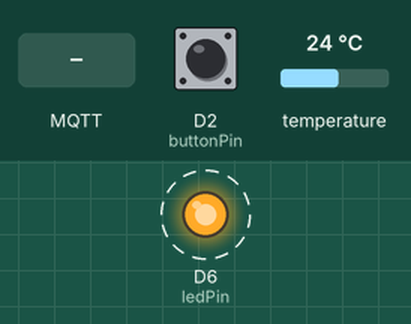
This sketch was run on a simulated Arduino MKR. Shown: output pins drawn as LEDs (lit = HIGH). Dashed ring = blinking. The inputs (shaded band) are chosen by the test bench; at power-on: D2 (buttonPin) HIGH, temperature 24 °C. WiFi joins after 1.5 s; servers stay silent unless stated; no MQTT or app messages arrive unless stated; not simulated (calls return 0 or success): arduino_secrets.h; what the sketch prints to the serial monitor is not drawn.

Above: at 18.5 s.
18.6 s: MQTT message "1" arrives on the first subscribed topic
22.1 s: D2 (buttonPin) pulled LOW for 0.25 s
25.6 s: MQTT message "on" arrives on the first subscribed topic
At 27.5 s:
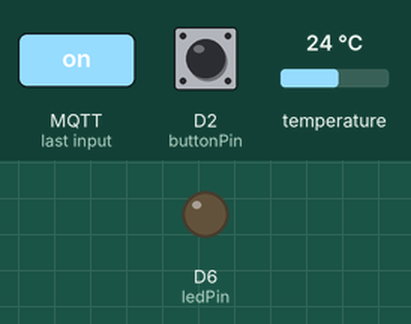
29.1 s: MQTT message "off" arrives on the first subscribed topic
At 29.45 s:
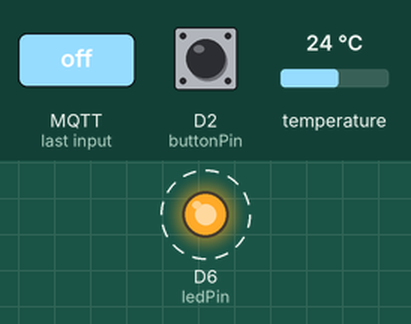
Timing chart, 0 to 32.1 s (numbered marks = the images above; inputs shaded):
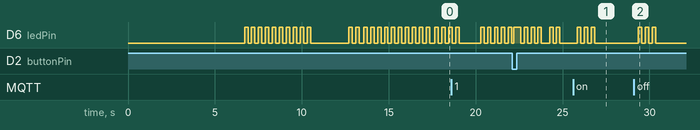

The sketch:

mqtt_temp_sensor_2021-08-27.ino
```cpp
/*
 MQTT Test Bed
 27 August 2021

 Connect to WiFi
 Connect to MQTT

 Every x seconds it reads the temperature sensor value and publishes it to MQTT


  - publishes WiFi strength to mqtt topic

  - subscribes to the topic "arduino/in"
    printing out any messages
    it receives. NB - it assumes the received payloads are strings not binary

 It will reconnect to the server if the connection is lost using a blocking
 reconnect function. See the 'mqtt_reconnect_nonblocking' example for how to
 achieve the same result without blocking the main loop.

*/

#include <SPI.h>
#include <WiFiNINA.h>
#include <Ethernet.h>
#include <PubSubClient.h>
#include <OneWire.h>

#include "arduino_secrets.h"


#define APP_VERSION  "0.3.0"
#define APP_AUTHOR   "Grant Phillips"
#define APP_CREATED  "17 Aug 2021"
#define APP_BUILT    "28 Aug 2021"


// ------------------------
#define SERIAL_BAUD          9600
#define SLEEPY_TIME_1_SECOND 1000
#define SLEEPY_TIME_MINI      100
#define SLEEPY_TIME_TINY       10

// publish sensor readings every minute
#define SENSOR_PUBLISH_FREQUENCY  60000

#define ON  HIGH
#define OFF LOW

#define BUTTON_PRESSED   LOW
#define BUTTON_UNPRESSED HIGH

// sensitive data is in the Secret tab/arduino_secrets.h
char ssid[] = SECRET_SSID;       // your network SSID (name)
char pass[] = SECRET_PASS;       // your network password (use for WPA, or use as key for WEP)
int status = WL_IDLE_STATUS;     // the WiFi radio's status

#define MQTT_BROKER_IP_NUMBER "10.0.0.234"
#define MQTT_BROKER_PORT      1883

#define MQTT_MY_ID                        "arduino_office"
#define MQTT_TOPIC_ARDUINO_IN             "arduino/in"
#define MQTT_TOPIC_ARDUINO_CONNECTED      "arduino/connected"
#define MQTT_TOPIC_ARDUINO_WIFI_STRENGTH  "arduino/wifi/strength"
#define MQTT_TOPIC_ARDUINO_TEMP           "arduino/temp"
#define MQTT_TOPIC_ARDUINO_STATUS         "arduino/status"

#define MY_LOCATION                       "Office"

// OneWire stuff for the Temperature Sensor
//const int PIN_LED =  7;         // the number of the LED pin
const int PIN_TEMP_SENSOR = 10; // the number of the pin the Temp Sensor is attached to

int ledPin = PIN_LED;

OneWire  ds(PIN_TEMP_SENSOR);

const int buttonPin = 2;   // This is the buttons read pin
int buttonState = BUTTON_UNPRESSED;     // Variable for current button reading
int lastButtonState = BUTTON_UNPRESSED; // Variable for last know button reading
unsigned long lastDebounceTime = 0; //last time the pin was toggled, used to keep track of time
unsigned long debounceDelay = 50;   //the debounce time which user sets prior to run
#define MAX_PIN 24
int lastButtonStates[MAX_PIN];
char macBuffer[20];
char hexChars[] = {'0', '1', '2', '3', '4', '5', '6', '7', '8', '9', 'A', 'B', 'C', 'D', 'E', 'F'};


long tickCounter = 0;
char buffer[20];
char jsonBuffer[300];
char myipString[20];
char tempSensorChip[10];
char location[30];
long wifiStrength = 0;
float tempReading = -999;
IPAddress myip;

unsigned long previousTime;
bool ledState = false;

void callback(char* topic, byte* payload, unsigned int length)
{
  flashLed(3);
  Serial.print("Message arrived [");
  Serial.print(topic);
  Serial.print("] ");
  for (int i=0;i<length;i++)
  {
    Serial.print((char)payload[i]);
  }

  Serial.println();
}

WiFiClient wifiClient;
PubSubClient client(wifiClient);

void reconnect()
{
  // Loop until we're reconnected
  while (!client.connected())
  {
    Serial.println("Attempting MQTT connection...");
    flashLed(2);

    // Attempt to connect
    Serial.print("client.connect ... ");
    if (client.connect(MQTT_MY_ID, MQTT_USERNAME, MQTT_PASSWORD))
    {
      Serial.println("connected");

      // Once connected, publish an announcement...
      Serial.print("publish to ");
      Serial.print(MQTT_TOPIC_ARDUINO_CONNECTED);
      Serial.print(" ... ");
      client.publish(MQTT_TOPIC_ARDUINO_CONNECTED, "1");
      Serial.println("done.");

      // ... and resubscribe
      Serial.print("subscribe to ");
      Serial.print(MQTT_TOPIC_ARDUINO_IN);
      Serial.print(" ... ");
      client.subscribe(MQTT_TOPIC_ARDUINO_IN);
      Serial.println("done.");
    }
    else
    {
      Serial.println("failed");
      Serial.print("rc=");
      Serial.print(client.state());
      Serial.println(" try again in 5 seconds");

      // Wait 5 seconds before retrying
      snooze(5);
    }
  }
  Serial.println("reconnected to MQTT ok");

  flashLed(10);
}

void snooze(int seconds)
{
  // Waitx5 seconds before retrying
  for(int i=0; i < seconds; i++)
  {
    delay(SLEEPY_TIME_1_SECOND);
    Serial.print(".");
  }
  Serial.println();
}

void setup()
{
  //Initialize serial and wait for port to open:
  Serial.begin(SERIAL_BAUD);
  while (!Serial)
  {
    Serial.print(".");
    delay(SLEEPY_TIME_MINI);
    // wait for serial port to connect. Needed for native USB port only
  }
  Serial.println("Debug ok");

  for (int i=0; i < sizeof(tempSensorChip); i++)
  {
    tempSensorChip[i] = '\0';
  }

  for (int i=0; i < sizeof(macBuffer); i++)
  {
    macBuffer[i] = '\0';
  }

  strcpy(location, MY_LOCATION);

  // ----------------------------
  // initialise the array that tracks the Button states
  int pin;
  for (pin = 0; pin < MAX_PIN; pin++)
  {
    lastButtonStates[pin] = BUTTON_UNPRESSED;
  }

  pinMode(buttonPin, INPUT_PULLUP);
  pinMode(ledPin, OUTPUT);
  digitalWrite(ledPin, ledState);

  // ----------------------------
  // check for the WiFi module:
  if (WiFi.status() == WL_NO_MODULE)
  {
    Serial.println("Communication with WiFi module failed!");

    // don't continue
    while (true);
  }

  tickCounter = 0;
  previousTime = millis();

  String fv = WiFi.firmwareVersion();
  if (fv < WIFI_FIRMWARE_LATEST_VERSION)
  {
    Serial.println("Please upgrade the firmware");
  }

  // attempt to connect to WiFi network:
  while (status != WL_CONNECTED)
  {
    Serial.print("Attempting to connect to WiFi: ");
    Serial.println(ssid);

    // Connect to WPA/WPA2 network:
    status = WiFi.begin(ssid, pass);

    snooze(5);
  }

  // you're connected now, so print out the data:
  Serial.println("You are connected to the network.");
  printCurrentNet();
  printWifiData();

  // --------
  Serial.print("MQTT client.setClient(wifiClient) ... ");
  client.setClient(wifiClient);
  Serial.println("done.");

  Serial.print("client.setServer(");
  Serial.print(MQTT_BROKER_IP_NUMBER);
  Serial.print(", ");
  Serial.print(MQTT_BROKER_PORT);
  Serial.print(") ... ");
  client.setServer(MQTT_BROKER_IP_NUMBER, MQTT_BROKER_PORT);
  Serial.println("done.");

  Serial.print("client.setCallback() ... ");
  client.setCallback(callback);
  Serial.println(" done.");

  flashLed(10);

  // Allow the hardware to sort itself out
  snooze(2);

    if (!client.connected())
  {
    reconnect();
  }

  Serial.println("-------------------------");
  Serial.println("Ready.");
}

void loop()
{
  delay(SLEEPY_TIME_MINI);

  if (!client.connected())
  {
    reconnect();
  }

  // ------------------------------
  // read the button state (Pressed or Unpressed)
  int lastButtonState = lastButtonStates[buttonPin];
  int buttonState = readButtonState(buttonPin);
  if (buttonState != lastButtonState)
  {
    // button state has changed
    if (buttonState == BUTTON_PRESSED)
    {
      Serial.println("Button has been pressed");
      ledState = ON;
    }
    else
    {
      Serial.println("Button has been un-pressed");
      ledState = OFF;
    }
  }

  // set the LED
  digitalWrite(ledPin, ledState);

  // ------------------------------
  unsigned long currentTime = millis();

  if ((tickCounter == 0) or
      (buttonState == BUTTON_PRESSED) or
      (currentTime < previousTime) or
      (currentTime - previousTime >= SENSOR_PUBLISH_FREQUENCY))
  {
    // sleepytime has been reached
    ledState = !ledState;
    previousTime = currentTime;

    publishSensorData();

    tickCounter = tickCounter + 1;
  }

  client.loop();
}

int readButtonState(int buttonPin)
{
  // read the button pin, if pressed will be high, if not pressed will be low
  int thisButtonState = lastButtonStates[buttonPin];

  int reading = digitalRead(buttonPin);
  //Serial.print("button reading is ");
  //Serial.println(reading);

  // check the difference between current time and last registered button press time,
  // if it's greater than user defined delay then change the LED state as it's not a bounce
  if ((millis() - lastDebounceTime) > debounceDelay)
  {
    if (reading != lastButtonStates[buttonPin])
    {
      thisButtonState = reading;
      lastButtonStates[buttonPin] = reading;
      lastDebounceTime = millis();

      //Serial.print("buttonState changed to ");
      //if (thisButtonState == BUTTON_PRESSED) Serial.println("Pressed");
      //else Serial.println("Un-pressed");
    }
  }

  return thisButtonState;
}

void flashLed(int flashes)
{
  for (int i=0; i < flashes; i++)
  {
      delay(200);
      digitalWrite(ledPin, ON);
      delay(200);
      digitalWrite(ledPin, OFF);
  }
}

void publishSensorData()
{
  flashLed(2);
  publishWiFiStrength();

  flashLed(2);
  publishTemp();

  flashLed(2);
  publishStatus();
}

void publishWiFiStrength()
{
    // get the WiFi signal strength:
    wifiStrength = WiFi.RSSI();

    // Serial.print("signal strength (RSSI):");
    // Serial.println(wifiStrength);

    ltoa(wifiStrength, buffer, 10);

    // Publish my Wifi status/strength
    Serial.print("publish to ");
    Serial.print(MQTT_TOPIC_ARDUINO_WIFI_STRENGTH);
    Serial.print(", ");
    Serial.print(buffer);
    Serial.print(" ... ");
    client.publish(MQTT_TOPIC_ARDUINO_WIFI_STRENGTH, buffer);
    Serial.println("done.");
}

void publishTemp()
{
    Serial.println("Read Temp from sensor:");
    tempReading = readSensor();

    if (tempReading <= -100)
    {
      Serial.print("No temp reading available, ");
      Serial.println(tempReading);
      return;
    }

    String tempString = String(tempReading, 1);
    tempString.toCharArray(buffer, sizeof(buffer));

    // Publish the temperature from the sensor
    Serial.print("publish to ");
    Serial.print(MQTT_TOPIC_ARDUINO_TEMP);
    Serial.print(", ");
    Serial.print(buffer);
    Serial.print(" ... ");
    client.publish(MQTT_TOPIC_ARDUINO_TEMP, buffer);
    Serial.println("done.");
}

void publishStatus()
{
    Serial.println("publishStatus:");

    String tempString = String(tempReading, 1);
    tempString.toCharArray(buffer, sizeof(buffer));

    //Serial.println(tempString);

    /*
     *
     * this is too big
     * max length is around 230 characters
{
  "client_name": "Arduino Office",
  "app_version": "0.2.0",
  "app_built": "28 Aug 2021",
  "ip": "10.0.0.212",
  "mac": "F0:08:D1:CB:51:D0",
  "wifi_strength": "-64",
  "temperature_celsius": "18.6",
  "temperature_chip": "DS18B20",
  "tick_counter": 75,
  "led_state": "on",
  "button_state": "pressed",
  "pin_temp_sensor": 3,
  "pin_button": 2,
  "pin_led": 7,
  "mqtt_broker_host": "10.0.0.234",
  "mqtt_broker_port": 1883
}

    */
    Serial.println(MQTT_MY_ID);
    Serial.println(APP_VERSION);
    Serial.println(APP_BUILT);
    Serial.println(location);
    Serial.println(myipString);
    Serial.println(macBuffer);
    Serial.println(wifiStrength);
    Serial.println(buffer);
    Serial.println(tempSensorChip);
    Serial.println(tickCounter);
    Serial.println();
    Serial.println("sprintf ...");
    sprintf(jsonBuffer, "{\"name\": \"%s\",\"version\": \"%s\",\"built\": \"%s\",\"loc\": \"%s\",\"ip\": \"%s\",\"mac\": \"%s\",\"wifi\": \"%d\",\"temp\": \"%s\",\"sensor\": \"%s\",\"ticks\": \"%d\",\"led\": \"%s\",\"btn\": \"%s\"}",
      MQTT_MY_ID,
      APP_VERSION,
      APP_BUILT,
      location,
      myipString,
      macBuffer,
      wifiStrength,
      buffer,
      tempSensorChip,
      tickCounter,
      ledState ? "on" : "off",
      buttonState == BUTTON_PRESSED ? "pressed" : "unpressed"
    );

    // Publish the temperature from the sensor
    Serial.print("publish to ");
    Serial.println(MQTT_TOPIC_ARDUINO_STATUS);
    Serial.println(strlen(jsonBuffer));
    Serial.println(jsonBuffer);
    client.publish(MQTT_TOPIC_ARDUINO_STATUS, jsonBuffer);
    Serial.println("Done.");
}

void printWifiData()
{
  // print your board's IP address:
  myip = WiFi.localIP();
  sprintf(myipString, "%d.%d.%d.%d", myip[0], myip[1], myip[2], myip[3]);

  Serial.print("IP Address: ");
  Serial.println(myip);

  // print your MAC address:
  byte mac[6];
  WiFi.macAddress(mac);

  int macBufferIndex = 0;
  for (int i = sizeof(mac)-1; i >= 0; i--)
  {
    byte x = mac[i] >> 4;
    byte y = mac[i] % 16;

    macBuffer[macBufferIndex++] = hexChars[x];
    macBuffer[macBufferIndex++] = hexChars[y];
    if (i > 0)
    {
      macBuffer[macBufferIndex++] = ':';
    }
  }

  Serial.print("MAC address: ");
  printMacAddress(mac);
}

void printCurrentNet()
{
  // print the SSID of the network you're attached to:
  Serial.print("SSID: ");
  Serial.println(WiFi.SSID());

  // print the MAC address of the router you're attached to:
  byte bssid[6];
  WiFi.BSSID(bssid);
  Serial.print("BSSID: ");
  printMacAddress(bssid);

  // print the received signal strength:
  long rssi = WiFi.RSSI();
  Serial.print("signal strength (RSSI):");
  Serial.println(rssi);

  // print the encryption type:
  byte encryption = WiFi.encryptionType();
  Serial.print("Encryption Type:");
  Serial.println(encryption, HEX);
  Serial.println();
}

void printMacAddress(byte mac[])
{
  for (int i = 5; i >= 0; i--)
  {
    if (mac[i] < 16)
    {
      Serial.print("0");
    }
    Serial.print(mac[i], HEX);
    if (i > 0)
    {
      Serial.print(":");
    }
  }
  Serial.println();
}

float readSensor()
{
  byte i;
  byte present = 0;
  byte type_s;
  byte data[12];
  byte addr[8];
  float celsius; //, fahrenheit;

  Serial.println("Read Temp Sensor");
  if ( !ds.search(addr))
  {
    Serial.println("No more addresses.");
    Serial.println();
    ds.reset_search();
    delay(250);
    return -100;
  }

  Serial.print("  ROM =");
  for( i = 0; i < 8; i++)
  {
    Serial.write(' ');
    Serial.print(addr[i], HEX);
  }
  Serial.println();

  if (OneWire::crc8(addr, 7) != addr[7])
  {
      Serial.println("CRC is not valid!");
      return -101;
  }

  // the first ROM byte indicates which chip
  switch (addr[0])
  {
    case 0x10:
      if (tempSensorChip[0] == '\0')
      {
        strcpy(tempSensorChip, "DS18S20");
        Serial.println("  Chip = DS18S20");  // or old DS1820
      }
      type_s = 1;
      break;

    case 0x28:
      if (tempSensorChip[0] == '\0')
      {
        strcpy(tempSensorChip, "DS18B20");
        Serial.println("  Chip = DS18B20");
      }
      type_s = 0;
      break;

    case 0x22:
      if (tempSensorChip[0] == '\0')
      {
        strcpy(tempSensorChip, "DS1822");
        Serial.println("  Chip = DS1822");
      }
      type_s = 0;
      break;

    default:
      if (tempSensorChip[0] == '\0')
      {
        strcpy(tempSensorChip, "Unknown");
        Serial.println("Device is not a DS18x20 family device.");
      }
      return -102;
  }

  ds.reset();
  ds.select(addr);
  ds.write(0x44, 1);        // start conversion, with parasite power on at the end

  delay(SLEEPY_TIME_1_SECOND);     // maybe 750ms is enough, maybe not
  // we might do a ds.depower() here, but the reset will take care of it.

  present = ds.reset();
  ds.select(addr);
  ds.write(0xBE);         // Read Scratchpad

  Serial.print("  Data = ");
  Serial.print(present, HEX);
  Serial.print(" ");
  // we need 9 bytes
  for ( i = 0; i < 9; i++)
  {
    data[i] = ds.read();
    Serial.print(data[i], HEX);
    Serial.print(" ");
  }
  Serial.print(" CRC=");
  Serial.print(OneWire::crc8(data, 8), HEX);
  Serial.println();

  // Convert the data to actual temperature
  // because the result is a 16 bit signed integer, it should
  // be stored to an "int16_t" type, which is always 16 bits
  // even when compiled on a 32 bit processor.
  int16_t raw = (data[1] << 8) | data[0];
  if (type_s)
  {
    raw = raw << 3; // 9 bit resolution default
    if (data[7] == 0x10)
    {
      // "count remain" gives full 12 bit resolution
      raw = (raw & 0xFFF0) + 12 - data[6];
    }
  }
  else
  {
    byte cfg = (data[4] & 0x60);
    // at lower res, the low bits are undefined, so let's zero them
    if (cfg == 0x00) raw = raw & ~7;  // 9 bit resolution, 93.75 ms
    else if (cfg == 0x20) raw = raw & ~3; // 10 bit res, 187.5 ms
    else if (cfg == 0x40) raw = raw & ~1; // 11 bit res, 375 ms
    //// default is 12 bit resolution, 750 ms conversion time
  }

  celsius = (float)raw / 16.0;
  Serial.print("  Temperature = ");
  Serial.print(celsius);
  Serial.println(" Celsius");

  return celsius;
}
```

Measured:
- after the input at 25.6 s, D6 (ledPin): alternates HIGH for 0.20 s and LOW for 0.20 s, 6 changes in all, then stays LOW, starting after 0.25 s
- after the input at 29.1 s, D6 (ledPin): alternates HIGH for 0.20 s and LOW for 0.20 s, 6 changes in all, then stays LOW, starting after 0.26 s
